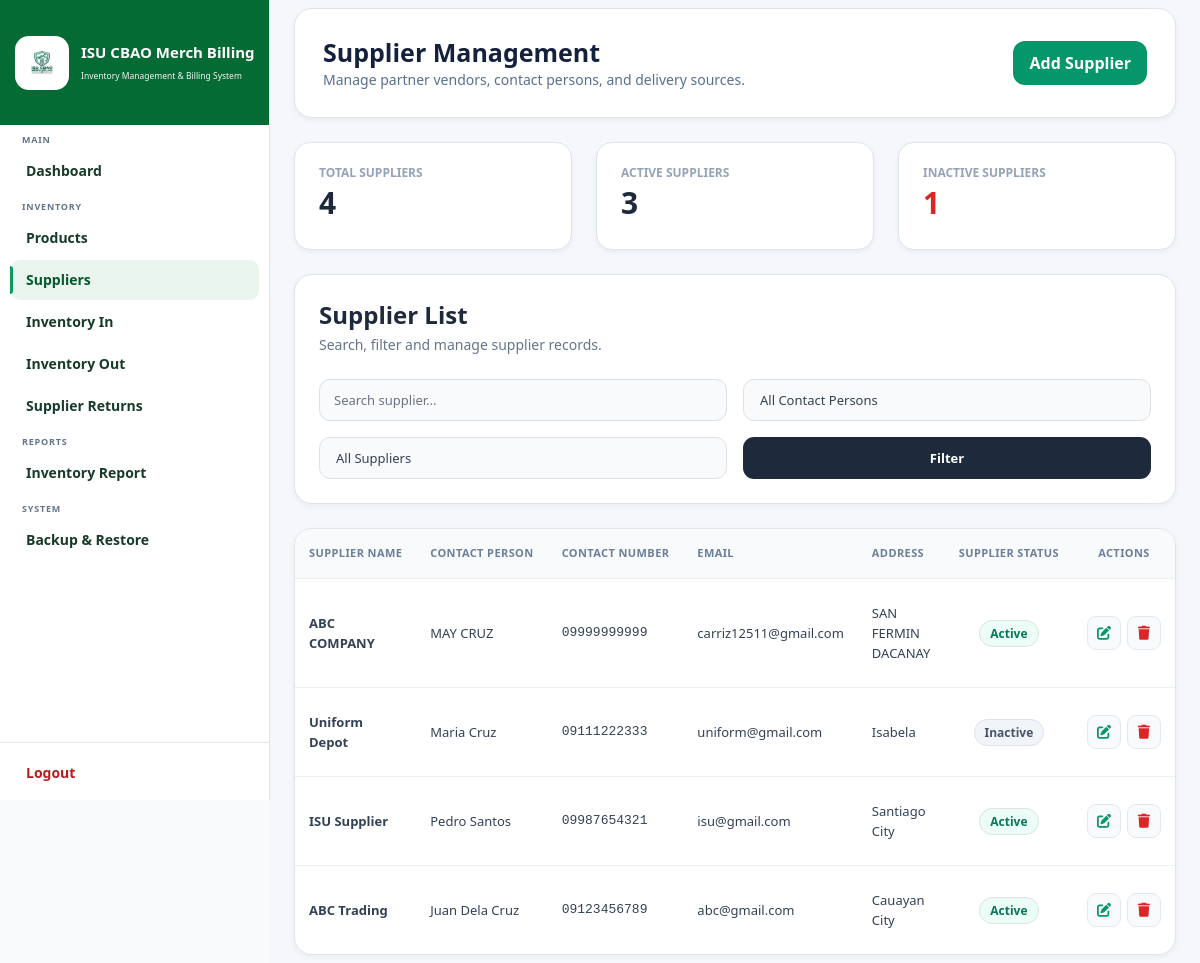
The app's page /pages/admin/suppliers.php (signed in), older data.
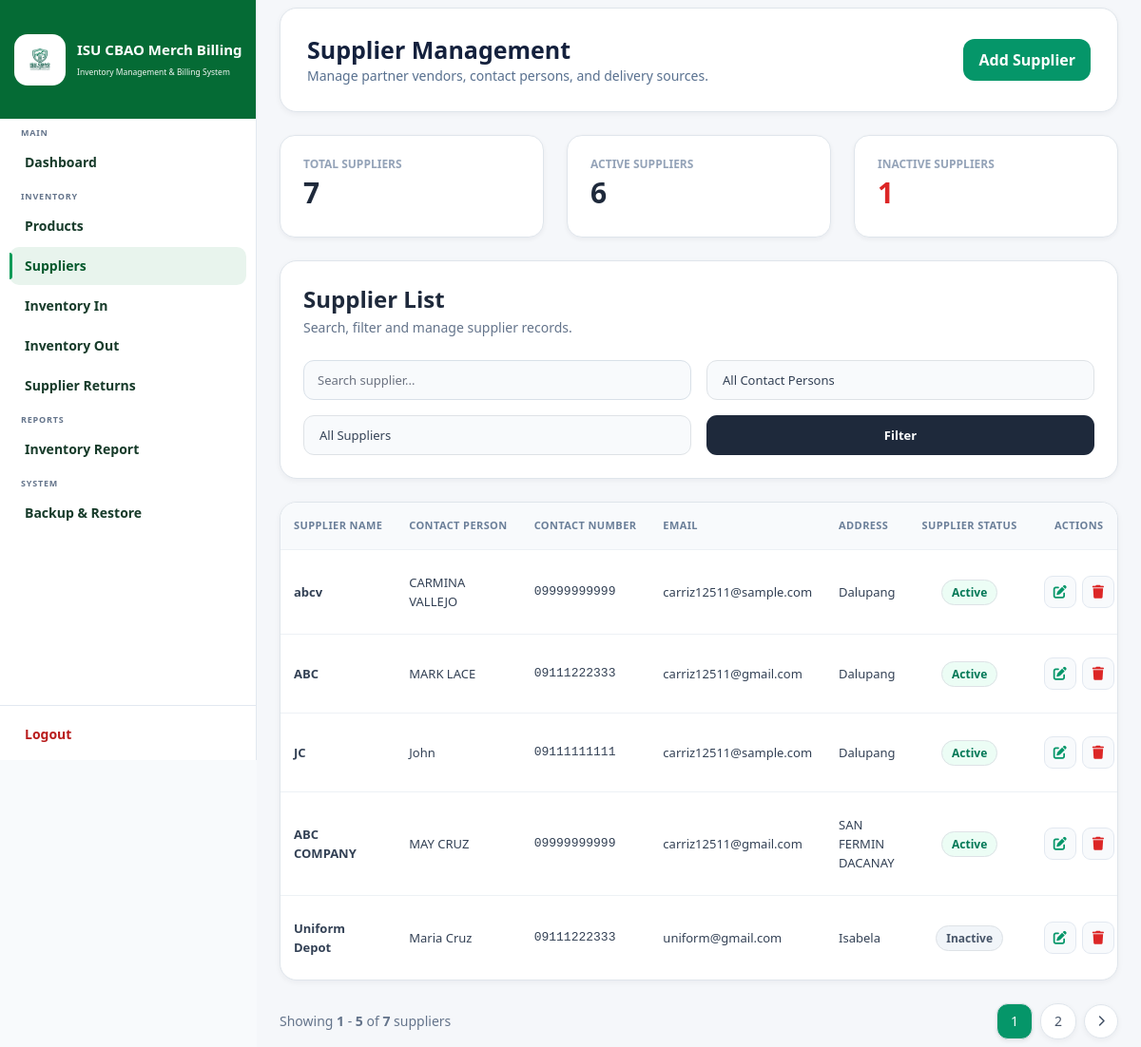
The same page, newer data.
### tables this page shows
CREATE TABLE `suppliers` (
  `id` int(11) NOT NULL AUTO_INCREMENT,
  `supplier_name` varchar(150) NOT NULL,
  `contact_person` varchar(100) DEFAULT NULL,
  `contact_number` varchar(20) DEFAULT NULL,
  `email` varchar(150) DEFAULT NULL,
  `address` text DEFAULT NULL,
  `status` enum('Active','Inactive') DEFAULT 'Active',
  `created_at` timestamp NULL DEFAULT current_timestamp(),
  PRIMARY KEY (`id`)
);

### pages/admin/suppliers.php (the view, shortened to what the rows shown need)
<?php
require_once "../../config/database.php";
$totalSuppliers = 0;
$activeSuppliersCount = 0;
$inactiveSuppliersCount = 0;
$resStats = mysqli_query($conn, "
    SELECT
        COUNT(*) AS total,
        SUM(CASE WHEN status = 'Active' THEN 1 ELSE 0 END) AS active_count,
        SUM(CASE WHEN status = 'Inactive' THEN 1 ELSE 0 END) AS inactive_count
    FROM suppliers
");
if ($resStats && $row = mysqli_fetch_assoc($resStats)) {
    $totalSuppliers = (int)$row['total'];
    $activeSuppliersCount = (int)$row['active_count'];
    $inactiveSuppliersCount = (int)$row['inactive_count'];
}
$searchQuery = "";
$page = isset($_GET['p']) ? max(1, (int)$_GET['p']) : 1;
$limit = 5;
$countQuery = mysqli_query($conn, "SELECT COUNT(*) AS total FROM suppliers $searchQuery");
$totalRecords = 0;
if ($countQuery && $countRow = mysqli_fetch_assoc($countQuery)) {
    $totalRecords = (int)$countRow['total'];
}
$totalPages = max(1, (int)ceil($totalRecords / $limit));
$page = min($page, $totalPages);
$offset = ($page - 1) * $limit;
$suppliers = [];
$query = "SELECT * FROM suppliers $searchQuery ORDER BY id DESC LIMIT $limit OFFSET $offset";
$result = mysqli_query($conn, $query);
if ($result) {
    while ($row = mysqli_fetch_assoc($result)) {
        $suppliers[] = $row;
    }
}
?>
<!DOCTYPE html>
<html lang="en">
<head>
    <script src="https://cdn.tailwindcss.com?plugins=forms"></script>
    <link rel="stylesheet" href="https://cdnjs.cloudflare.com/ajax/libs/font-awesome/6.4.0/css/all.min.css">
    <link href="https://cdn.jsdelivr.net/npm/bootstrap@5.1.3/dist/css/bootstrap.min.css" rel="stylesheet">
</head>
<body class="bg-slate-50 font-sans text-slate-800">
<?php include "sidebar.php"; ?>
<main class="ml-0 md:ml-[270px] min-h-screen bg-[#f5f7fb] px-4 py-2 md:px-5 md:py-3 transition-all duration-300">
    <div class="space-y-6 max-w-7xl mx-auto">
        <div class="flex flex-col sm:flex-row justify-between items-start sm:items-center gap-4 bg-white p-6 rounded-2xl shadow-sm border border-slate-200">
            <div>
                <h1 class="text-2xl font-bold text-slate-900 tracking-tight">Supplier Management</h1>
            </div>
        </div>
<div class="grid grid-cols-1 sm:grid-cols-3 gap-6 mb-8">
    <div class="bg-white p-6 rounded-2xl shadow-sm border border-slate-200">
        <h2 class="text-3xl font-extrabold text-slate-800 mt-1">
            <?= number_format($totalSuppliers); ?>
        </h2>
    </div>
    <div class="bg-white p-6 rounded-2xl shadow-sm border border-slate-200">
        <h2 class="text-3xl font-extrabold text-slate-800 mt-1">
            <?= number_format($activeSuppliersCount); ?>
        </h2>
    </div>
    <div class="bg-white p-6 rounded-2xl shadow-sm border border-slate-200">
        <h2 class="text-3xl font-extrabold text-red-600 mt-1">
            <?= number_format($inactiveSuppliersCount); ?>
        </h2>
    </div>
</div>
        <div class="bg-white rounded-3xl shadow-sm border border-slate-200 p-6 mb-8">
            <div class="flex justify-between items-center mb-6">
                <div>
                    <h2 class="text-2xl font-bold text-slate-800">
                        Supplier List
                    </h2>
                </div>
            </div>
        </div>
        <div class="bg-white rounded-2xl border border-slate-200 shadow-sm overflow-hidden">
            <div class="overflow-x-auto">
                <table class="min-w-full text-left border-collapse">
                    <thead class="bg-slate-50 text-[11px] uppercase tracking-wider text-slate-500 border-b border-slate-200">
                        <tr>
                            <th class="px-6 py-3 font-semibold">Supplier Name</th>
                            <th class="px-6 py-3 font-semibold">Contact Person</th>
                            <th class="px-6 py-3 font-semibold">Contact Number</th>
                            <th class="px-6 py-3 font-semibold">Email</th>
                            <th class="px-6 py-3 font-semibold">Address</th>
                            <th class="px-6 py-3.5 text-center font-semibold">Supplier Status</th>
                            <th class="px-6 py-3 font-semibold text-center">Actions</th>
                        </tr>
                    </thead>
                    <tbody class="divide-y divide-slate-100 text-sm">
                        <?php if (empty($suppliers)): ?>
                            <tr>
                                <td colspan="7" class="text-center py-12 text-slate-400">
                                    <div class="flex flex-col items-center justify-center">
                                        <i class="fa-solid fa-truck-field text-3xl mb-2 text-slate-300"></i>
                                        <p class="font-medium text-slate-600">No suppliers found.</p>
                                    </div>
                                </td>
                            </tr>
                        <?php else: ?>
                            <?php foreach ($suppliers as $sup): ?>
                                <tr class="hover:bg-slate-50 transition">
                                    <td class="px-6 py-4 font-bold text-slate-800"><?= htmlspecialchars($sup['supplier_name']); ?></td>
                                    <td class="px-6 py-4 text-slate-700"><?= htmlspecialchars($sup['contact_person'] ?? 'N/A'); ?></td>
                                    <td class="px-6 py-4 font-mono text-slate-600"><?= htmlspecialchars($sup['contact_number'] ?? 'N/A'); ?></td>
                                    <td class="px-6 py-4 text-slate-600"><?= htmlspecialchars($sup['email'] ?? 'N/A'); ?></td>
                                    <td class="px-6 py-4 text-slate-600"><?= htmlspecialchars($sup['address'] ?? 'N/A'); ?></td>
                                    <td class="px-6 py-4 text-center">
                                        <?php if ($sup['status'] === 'Active'): ?>
                                            <span class="px-2.5 py-1 rounded-full bg-emerald-50 text-emerald-700 border border-emerald-200 text-xs font-bold">Active</span>
                                        <?php else: ?>
                                            <span class="px-2.5 py-1 rounded-full bg-slate-100 text-slate-600 border border-slate-200 text-xs font-bold">Inactive</span>
                                        <?php endif; ?>
                                    </td>
                                    <td class="px-6 py-4 text-center">
                                        <div class="flex items-center justify-center gap-1.5">
                                            <button type="button" onclick="openEditModal(<?= htmlspecialchars(json_encode($sup)); ?>)" class="p-1.5 bg-emerald-50 hover:bg-emerald-100 text-emerald-600 rounded-lg transition text-sm" title="Edit">
                                                <i class="fa-solid fa-pen-to-square"></i>
                                            </button>
                                            <button type="button" onclick="confirmDeleteSupplier(<?= $sup['id']; ?>, '<?= htmlspecialchars($sup['supplier_name'], ENT_QUOTES); ?>')" class="p-1.5 bg-red-50 hover:bg-red-100 text-red-600 rounded-lg transition text-sm" title="Delete">
                                                <i class="fa-solid fa-trash"></i>
                                            </button>
                                        </div>
                                    </td>
                                </tr>
                            <?php endforeach; ?>
                        <?php endif; ?>
                    </tbody>
                </table>
            </div>
        </div>
    </div>
</main>
</body>
</html>

Row changes from the older to the newer data that the page shows:
no longer on this page (row unchanged): suppliers: supplier_name "ISU Supplier", contact_person "Pedro Santos", contact_number "09987654321", email "isu@gmail.com", address "Santiago City", status "Active"
no longer on this page (row unchanged): suppliers: supplier_name "ABC Trading", contact_person "Juan Dela Cruz", contact_number "09123456789", email "abc@gmail.com", address "Cauayan City", status "Active"
added suppliers: supplier_name "abcv", contact_person "CARMINA VALLEJO", contact_number "09999999999", email "carriz12511@sample.com", address "Dalupang", status "Active"
added suppliers: supplier_name "ABC", contact_person "MARK LACE", contact_number "09111222333", email "carriz12511@gmail.com", address "Dalupang", status "Active"
added suppliers: supplier_name "JC", contact_person "John", contact_number "09111111111", email "carriz12511@sample.com", address "Dalupang", status "Active"
Text that changed along with them:
$totalSuppliers: "4" → "7"
$activeSuppliersCount: "3" → "6"
$offset + 1: (not shown) → "1"
min($offset + $limit, $totalRecords): (not shown) → "5"
$totalRecords: (not shown) → "7"
text now shown: "Showing - of suppliers"
new list line: "1"
new list line: "2"
